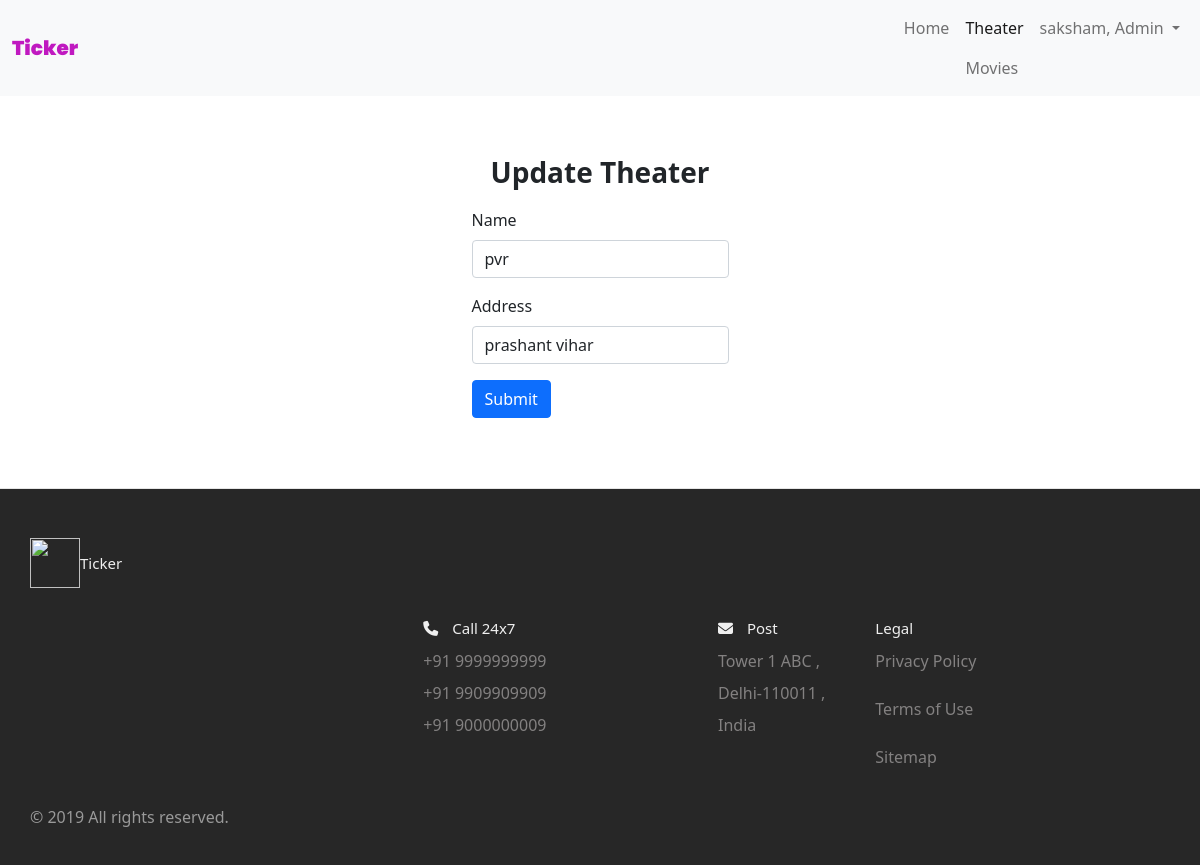
The app's page /update_theatre/1 (signed in) with its own data.
### website/models.py (models this page shows)
class RegisteredUser(db.Model, UserMixin):
    id = db.Column(db.Integer, primary_key=True)
    email = db.Column(db.String(100), unique=True)
    pas = db.Column(db.String(100))
    name = db.Column(db.String(100))
    is_admin = db.Column(db.Boolean)
    theater = db.relationship('Theaters')
    movie = db.relationship('Movie')
    show = db.relationship('Show')
    booked_ti = db.relationship('Ticket')

class Theaters(db.Model):
    id = db.Column(db.Integer, primary_key=True)
    name = db.Column(db.String(100))
    address = db.Column(db.String(100))
    theater_admin_id = db.Column(db.Integer, db.ForeignKey('registered_user.id'))
    show = db.relationship('Show')
    booked_ti = db.relationship('Ticket')

### website/views.py (the view)
@view.route('/update_theatre/<int:id>', methods=['POST', 'GET'])
@login_required
def update_theatre(id):
    if current_user.is_admin:
        update_t = Theaters.query.get(int(id))
        if request.method == 'POST':
            update_t.name = request.form.get('name')
            update_t.address = request.form.get('address')
            db.session.commit()
            return redirect(url_for('views.my_theaters'))
        else:
            if update_t:
                return render_template('update_theatre.html', user=current_user, theater=update_t)
    else:
        return redirect(url_for('movies.home'))

### website/__init__.py (called while the page is built)
def create_app():
    app = Flask(__name__)
    app.config['SECRET_KEY'] = 'hjshjhdjah kjshkjdhjs'
    app.config['SQLALCHEMY_DATABASE_URI'] = 'sqlite:///' + DB_NAME
    db.init_app(app)
    from .views import view
    from .auth import auth
    app.register_blueprint(view, url_prefix='/')
    app.register_blueprint(auth, url_prefix='/')
    from .models import RegisteredUser, Theaters, Movie, Show
    create_database(app)
    login_manager = LoginManager()
    login_manager.login_view = 'auth.login'
    login_manager.init_app(app)
    @login_manager.user_loader
    def load_user(id):
        return RegisteredUser.query.get(int(id))
    return app

### website/templates/update_theatre.html (shortened to what this page needs)
{% extends "base.html" %}
{% block content %}
    <nav class="navbar navbar-expand-lg navbar-light bg-light">
      <div class="container-fluid">
          <a class="navbar-brand" style="font-weight: 1000; font-family: 'Poppins', sans-serif;color:rgb(192, 25, 192)" href="#">Ticker</a>
          <div class="collapse navbar-collapse d-md-flex justify-content-md-end" id="navbarNavDropdown">
          <ul class="navbar-nav navbar-nav mr-auto">
              <li class="nav-item">
              <a class="nav-link" aria-current="page" href="/">Home</a>
              </li>
              {% if user.is_authenticated %}
              <li class="nav-item">
              {% if user.is_admin %}
                  <a class="nav-link active" href="/my_theaters">Theater</a>
                  <a class="nav-link" href="movies">Movies</a>
              </li>
              {% else %}
              <a class="nav-link" href="my_tickets">My Tickets</a>
              {% endif %}
              {% endif %}
              {% if user.is_authenticated %}
              <li class="nav-item dropdown">
              <a class="nav-link dropdown-toggle" href="#" id="navbarDropdown" role="button" data-bs-toggle="dropdown" aria-expanded="false">
                  {% if user.is_admin %}
                  {{ user.name }}, Admin
                  {% else %}
                  {{ user.name }}
                  {% endif %}
              </a>
              </li>
              {% else %}
              <li class="nav-item justify-content-end">
              <a class="nav-link" href="/login">Login</a>
              </li>
              {% endif %}
          </ul>
          </div>
      </div>
      </nav>
<h3 style="display: flex; justify-content: center;align-items: center;padding-top:5%; font-weight:700">Update Theater</h3>
<div class="form" style="display: flex; justify-content: center;align-items: center;padding-top:10px;padding-bottom:70px">
<form method = "POST">
    <div class="mb-3">
      <label class="form-label">Name</label>
      <input type="Text" class="form-control" placeholder="Name of your theater" name="name" value= "{{ theater.name }}" >
    </div>
    <div class="mb-3">
      <label class="form-label">Address</label>
      <input type="Text" class="form-control" placeholder="Enter exact address" name="address" value= "{{ theater.address }}">
    </div>
    <button type="submit" class="btn btn-primary ">Submit</button>
</form>
</div>
{% endblock %}

### website/static/styles.css (style rules this page uses)
*, *::before, *::after { margin: 0; padding: 0; outline: 0; box-sizing: border-box; text-decoration: none; list-style: none; border: none; }
body { font-family: 'Poppins', sans-serif; color: #322f2f; background-color: #ffffff; overflow-x: hidden; background-color: hsl(252, 30%, 95%); }
nav { width: 100%; background-color: #fff; padding: 0.7rem 0; position: fixed; top: 0; z-index: 10; }
*, *:before, *:after { box-sizing: border-box; }
html { font-size: 100%; }
body { font-family: acumin-pro, system-ui, sans-serif; margin: 0; display: grid; grid-template-rows: auto 1fr auto; font-size: 14px; background-color: #f4f4f4; align-items: start; min-height: 100vh; }

### records on screen
RegisteredUser: name "saksham"
Theaters: name "pvr", address "prashant vihar"
